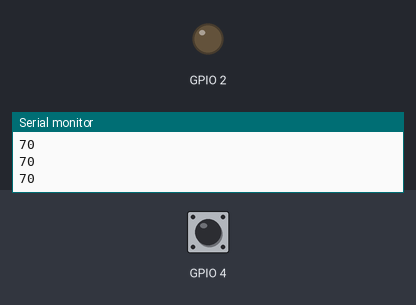
Bench run of a sketch on a simulated ESP32. On the bench: output pins drawn as LEDs (lit = HIGH), the last lines printed to the serial monitor. The test bench sets the inputs (shaded band); at power-on: GPIO 4 HIGH.

Above: at 2.2 s.
2.3 s: GPIO 4 pulled LOW for 0.15 s
At 2.4 s:
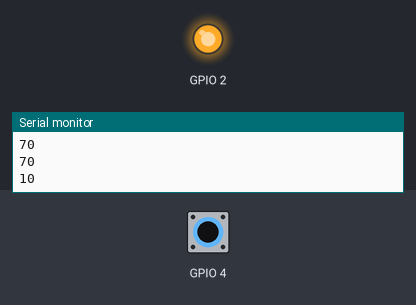
4.0 s: GPIO 4 pulled LOW for 3.2 s
At 8.5 s:
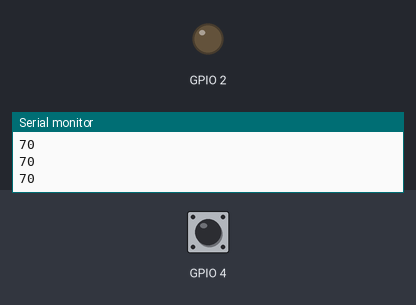
Timing chart, 0 to 10.0 s (numbered marks = the images above; inputs shaded):
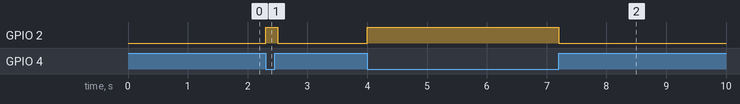

Measured:
- after the input at 2.3 s, GPIO 2: LOW → HIGH at once, → LOW 0.20 s later
- after the input at 4.0 s, GPIO 2: LOW → HIGH at once, → LOW 3.2 s later

The sketch:

TouchPin.ino
```cpp
void setup() {

  Serial.begin(9600);
  delay(1000);
  Serial.println("ESP touch test");
  pinMode(2,OUTPUT);

}

void loop() {

  Serial.println(touchRead(4));
  if(touchRead(4)<20)
  digitalWrite(2,HIGH);
  else
  digitalWrite(2,LOW);
  delay(100);

}
```
